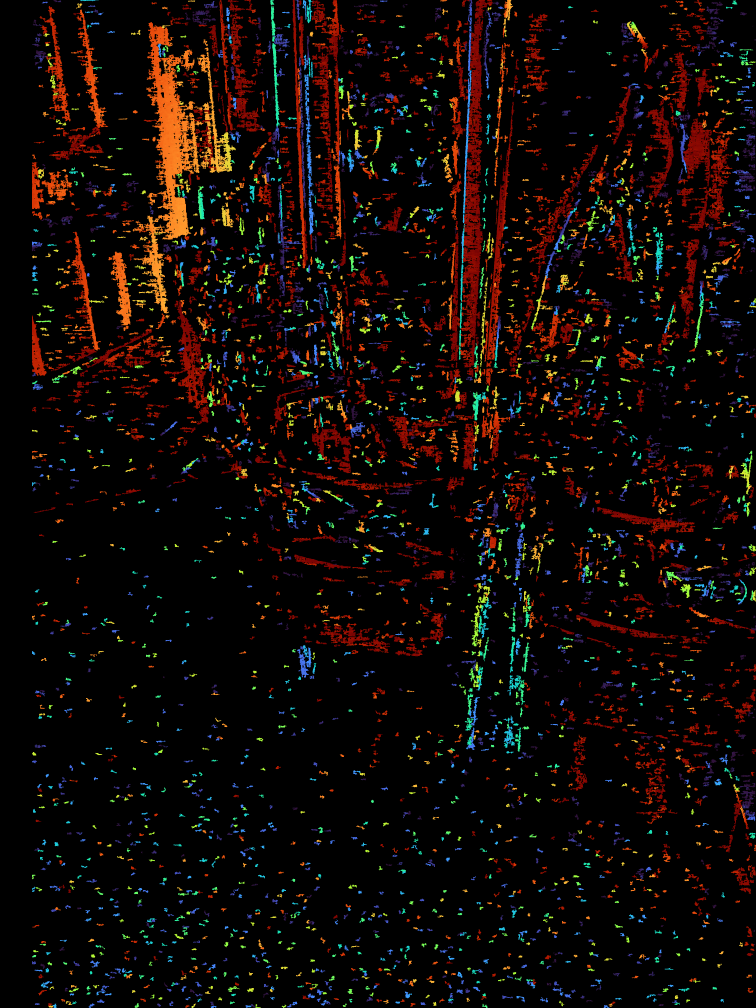
#> input picture vr/binocular/with-phone/depth.png, 3024 x 4032 px (shown at 1/4 size)
$ python stereo-depth.py --left depth.png --right depth.png   (older library calls are emulated)
#> lines starting #> are read from the running program, lines starting #| are printed output that depends on the picture; after the words box and inside, x2 and y2 are one past the last pixel; in counts of white or black regions, pixels touching at a corner belong together
#!/usr/bin/env python3
"""
stereo_depth.py - compute a depth-information image from a stereo image pair.

Usage examples
--------------
Relative depth only (no calibration; output is a disparity map, near = warm):
    python stereo_depth.py left.png right.png -o depth.png

Metric depth (needs focal length in PIXELS and baseline in any unit, e.g. mm):
    python stereo_depth.py left.png right.png -o depth.png \
        --focal-px 700 --baseline 60 --max-depth 3000

With a calibration file (.npz with K1, D1, K2, D2, R, T) - the images are
rectified first and focal length / baseline are taken from the calibration:
    python stereo_depth.py left.png right.png -o depth.png --calib calib.npz

Requirements:
    pip install opencv-python numpy
    (optional, better results)  pip install opencv-contrib-python   # WLS filter

IMPORTANT: stereo matching assumes the two images are RECTIFIED, i.e. a point
in the left image appears on the same row in the right image. Raw images from
a cheap binocular module usually are not, so for real depth either pass --calib
or rectify the images beforehand. Left/right must also be the correct way round
(swap them if the result looks inverted or empty).
"""
import argparse
import sys

import cv2
import numpy as np


def load_gray_and_color(path):
    img = cv2.imread(path, cv2.IMREAD_COLOR)
    if img is None:
        sys.exit(f"Could not read image: {path}")
    return img, cv2.cvtColor(img, cv2.COLOR_BGR2GRAY)


def rectify_pair(left, right, calib_path):
    """Rectify using a stereo calibration; returns (left, right, focal_px, baseline)."""
    c = np.load(calib_path)
    K1, D1, K2, D2, R, T = (c[k] for k in ("K1", "D1", "K2", "D2", "R", "T"))
    h, w = left.shape[:2]
    R1, R2, P1, P2, Q, _, _ = cv2.stereoRectify(
        K1, D1, K2, D2, (w, h), R, T, flags=cv2.CALIB_ZERO_DISPARITY, alpha=0
    )
    m1x, m1y = cv2.initUndistortRectifyMap(K1, D1, R1, P1, (w, h), cv2.CV_32FC1)
    m2x, m2y = cv2.initUndistortRectifyMap(K2, D2, R2, P2, (w, h), cv2.CV_32FC1)
    left_r = cv2.remap(left, m1x, m1y, cv2.INTER_LINEAR)
    right_r = cv2.remap(right, m2x, m2y, cv2.INTER_LINEAR)
    focal_px = float(P1[0, 0])
    baseline = float(abs(P2[0, 3] / P2[0, 0]))  # same unit as T
    return left_r, right_r, focal_px, baseline


def compute_disparity(gray_l, gray_r, num_disp, block, min_disp, use_wls):
    """Return disparity in pixels (float32); invalid pixels are NaN."""
    num_disp = max(16, (num_disp // 16) * 16)  # must be divisible by 16
    block = block if block % 2 == 1 else block + 1

    matcher = cv2.StereoSGBM_create(
        minDisparity=min_disp,
        numDisparities=num_disp,
        blockSize=block,
        P1=8 * block * block,
        P2=32 * block * block,
        disp12MaxDiff=1,
        uniquenessRatio=10,
        speckleWindowSize=100,
        speckleRange=2,
        preFilterCap=63,
        mode=cv2.STEREO_SGBM_MODE_SGBM_3WAY,
    )
    raw_l = matcher.compute(gray_l, gray_r)  # int16, fixed point (x16)

    filtered = raw_l
    if use_wls and hasattr(cv2, "ximgproc"):
        right_matcher = cv2.ximgproc.createRightMatcher(matcher)
        raw_r = right_matcher.compute(gray_r, gray_l)
        wls = cv2.ximgproc.createDisparityWLSFilter(matcher_left=matcher)
        wls.setLambda(8000.0)
        wls.setSigmaColor(1.5)
        filtered = wls.filter(raw_l, gray_l, disparity_map_right=raw_r)
    elif use_wls:
        print("Note: opencv-contrib not installed, skipping WLS smoothing "
              "(pip install opencv-contrib-python).", file=sys.stderr)

    disp = filtered.astype(np.float32) / 16.0
    disp[disp <= min_disp] = np.nan  # SGBM marks "no match" as min_disp - 1
    return disp


def colorize(values, vmin, vmax, near_is_high=True):
    """Map float array (NaN = invalid) to a BGR image, invalid pixels black."""
    valid = np.isfinite(values)
    norm = np.zeros(values.shape, np.float32)
    norm[valid] = np.clip((values[valid] - vmin) / max(vmax - vmin, 1e-6), 0, 1)
    if not near_is_high:
        norm = 1.0 - norm
    img = cv2.applyColorMap((norm * 255).astype(np.uint8), cv2.COLORMAP_TURBO)
    img[~valid] = 0
    return img


def main():
    ap = argparse.ArgumentParser(description="Depth image from a stereo pair.")
    ap.add_argument("--left", help="left image", default="room-left.jpg")
    ap.add_argument("--right", help="right image", default="room-right.jpg")
    ap.add_argument("-o", "--output", default="depth.png", help="output colour depth image")
    ap.add_argument("--calib", help=".npz with K1, D1, K2, D2, R, T (rectifies images)")
    ap.add_argument("--focal-px", type=float, help="focal length in pixels (for metric depth)")
    ap.add_argument("--baseline", type=float, help="distance between cameras (e.g. mm)")
    ap.add_argument("--num-disp", type=int, default=128,
                    help="disparity search range in px, multiple of 16 (default 128; raise for close objects)")
    ap.add_argument("--min-disp", type=int, default=0)
    ap.add_argument("--block", type=int, default=5, help="odd matching window size (default 5)")
    ap.add_argument("--max-depth", type=float, help="clip display range to this depth (metric mode)")
    ap.add_argument("--scale", type=float, default=1.0,
                    help="downscale factor before matching, e.g. 0.5 for speed")
    ap.add_argument("--no-wls", action="store_true", help="disable WLS smoothing")
    ap.add_argument("--save-raw", action="store_true",
                    help="also save <output>.npy with float32 depth (or disparity)")
    args = ap.parse_args()

    img_l, gray_l = load_gray_and_color(args.left)
#> in load_gray_and_color, img is the input picture: shape (4032, 3024, 3); mean B, G, R 6.6, 9.7, 17.7
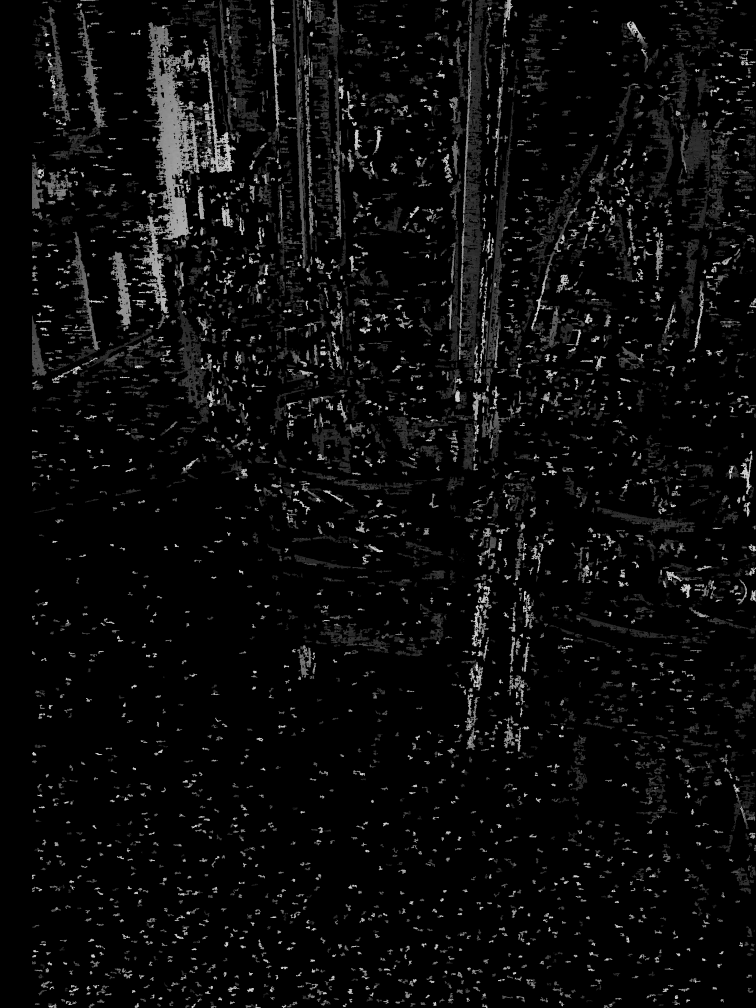
#> gray_l: shape (4032, 3024) (shown at 1/4 size); min 0, max 206, mean 11.7
    img_r, gray_r = load_gray_and_color(args.right)

    if gray_l.shape != gray_r.shape:
        print("Images differ in size; resizing right image to match left.", file=sys.stderr)
        gray_r = cv2.resize(gray_r, (gray_l.shape[1], gray_l.shape[0]))
        img_r = cv2.resize(img_r, (gray_l.shape[1], gray_l.shape[0]))

    focal_px, baseline = args.focal_px, args.baseline
    if args.calib:
        img_l, img_r, focal_px, baseline = rectify_pair(img_l, img_r, args.calib)
        gray_l = cv2.cvtColor(img_l, cv2.COLOR_BGR2GRAY)
        gray_r = cv2.cvtColor(img_r, cv2.COLOR_BGR2GRAY)

    if args.scale != 1.0:
        gray_l = cv2.resize(gray_l, None, fx=args.scale, fy=args.scale, interpolation=cv2.INTER_AREA)
        gray_r = cv2.resize(gray_r, None, fx=args.scale, fy=args.scale, interpolation=cv2.INTER_AREA)
        if focal_px:
            focal_px *= args.scale

    # Light contrast normalisation helps when the two sensors differ slightly.
    clahe = cv2.createCLAHE(clipLimit=2.0, tileGridSize=(8, 8))
    gray_l, gray_r = clahe.apply(gray_l), clahe.apply(gray_r)

    disp = compute_disparity(gray_l, gray_r, args.num_disp, args.block,
                             args.min_disp, use_wls=not args.no_wls)
#> in compute_disparity, `raw_l = matcher.compute(gray_l, gray_r)`:
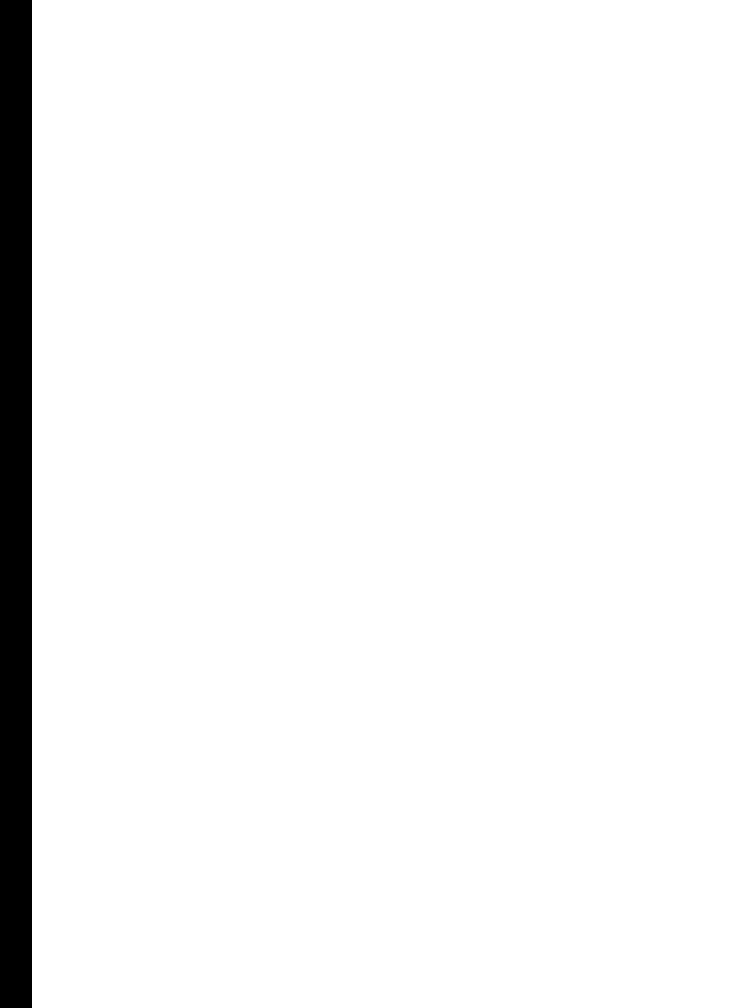
#> raw_l: shape (4032, 3024) int16 (shown at 1/4 size); values -16 (black) and 0 (white), 95.8% white; 1 black region, box (x1, y1, x2, y2) and area: (0, 0, 128, 4032) 516096
#> in compute_disparity, `raw_r = right_matcher.compute(gray_r, gray_l)`:
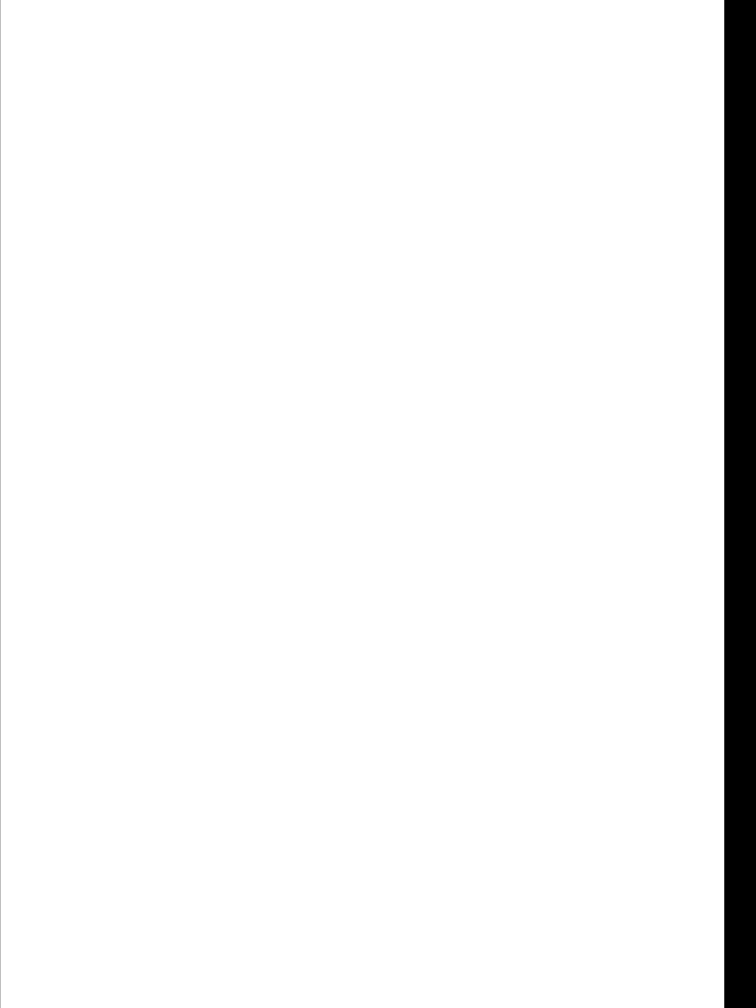
#> raw_r: shape (4032, 3024) int16 (shown at 1/4 size); values -2048 (black) and 0 (white), 95.8% white; 2 black regions, box (x1, y1, x2, y2) and area: (2897, 0, 3024, 4032) 512064, (0, 0, 1, 4032) 4032
#> in compute_disparity, `disp[disp <= min_disp] = np.nan  # SGBM marks "no match" as min_disp - 1`: disp: shape (4032, 3024) float32; every value is NaN or infinite

    valid = np.isfinite(disp)
#> valid: shape (4032, 3024) bool; every value is 0
    if not valid.any():
#> (the run stopped early here; a loop or call above may not have finished)
